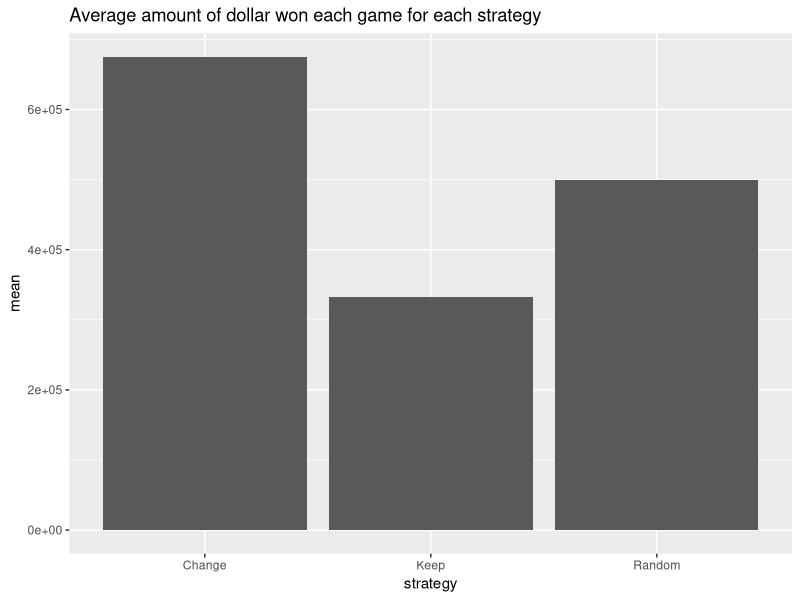
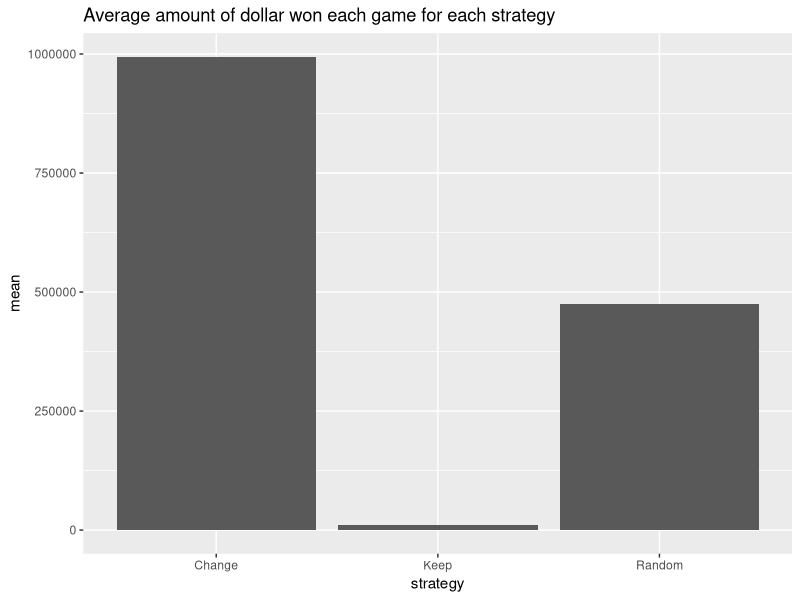

Write R code to recreate these figures, in order.
## ---- chunk 1
#Vector in which we'll stock our results
resultKeep <- c()
resultChange <- c()
resultRandom <- c()
#library needed make sure they are properly installed
library(ggplot2)
library(rmarkdown)

## ---- chunk 2
#Function that simulate a game with the changing strategy
change <- function(nb_box = 3) {
  box <- c(1000000,rep(0.1,nb_box-1))
  choice <- sample(1:nb_box,1)
  if (choice == 1) {
    box[2] #all the others boxes have the same content
  } else { #If the first choice was wrong only two boxes will remain and he will change
    box[1]
  }
}


keep <- function(nb_box = 3) {
  box <- c(1000000,rep(0.1,nb_box-1))
  choice <- sample(1:nb_box,1) #the player will keep his first box no matter what
  box[choice]
}

#In this function, no argument needed because it wont change anything
random <- function() {
  box <- c(1000000,0.1)
  choice <- sample(1:2,1) #Very simplified, at the end the player will have the choice between a wrong one and the right one
  box[choice]
}
## ---- chunk 3
for (i in 1:1000) {
  resultChange <- c(resultChange,change())
  resultKeep <- c(resultKeep, keep())
  resultRandom <- c(resultRandom, random())
}
## ---- chunk 4
#Stocking our results into a dataframe in order to plot with ggplot2
resultat <- data.frame(strategy = c('Change','Keep','Random'), mean = c(mean(resultChange), mean(resultKeep),mean(resultRandom)))
ggplot(data = resultat, aes(x = strategy, y = mean)) + geom_bar(stat = "identity") + labs( title = "Average amount of dollar won each game for each strategy")
## ---- chunk 5
#We need to clear our vectors because we are going to reuse them
resultChange <- c()
resultKeep <- c()
resultRandom <- c()
for (i in 1:1000) {
  resultChange <- c(resultChange,change(100))
  resultKeep <- c(resultKeep, keep(100))
  resultRandom <- c(resultRandom, random())
}

resultat <- data.frame(strategy = c('Change','Keep','Random'), mean = c(mean(resultChange), mean(resultKeep),mean(resultRandom)))
ggplot(data = resultat, aes(x = strategy, y = mean)) + geom_bar(stat = "identity") + labs( title = "Average amount of dollar won each game for each strategy")
